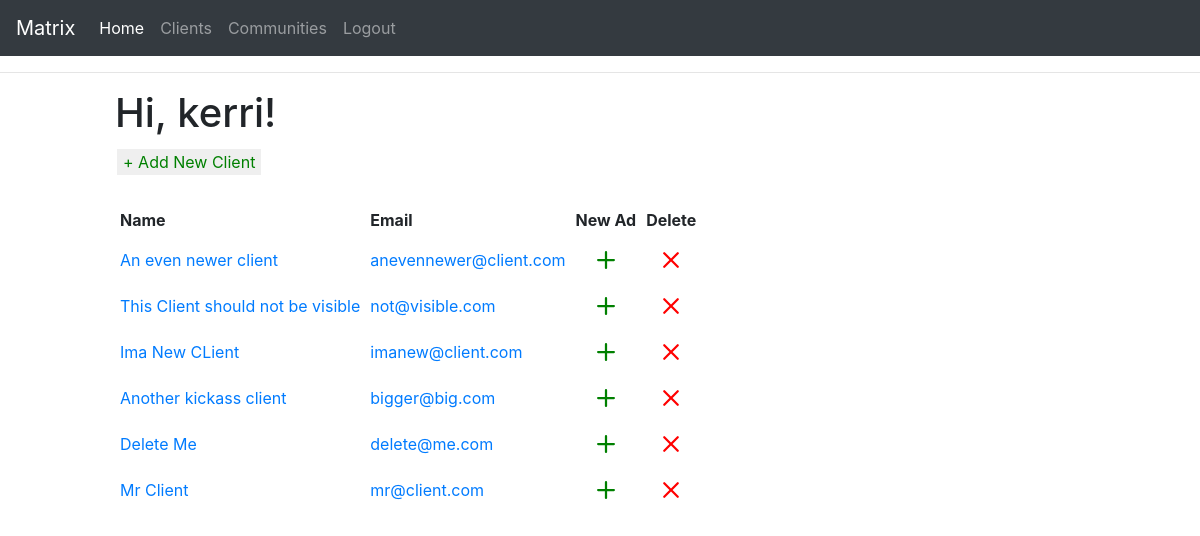
Before: /index (signed in) with the older database file.
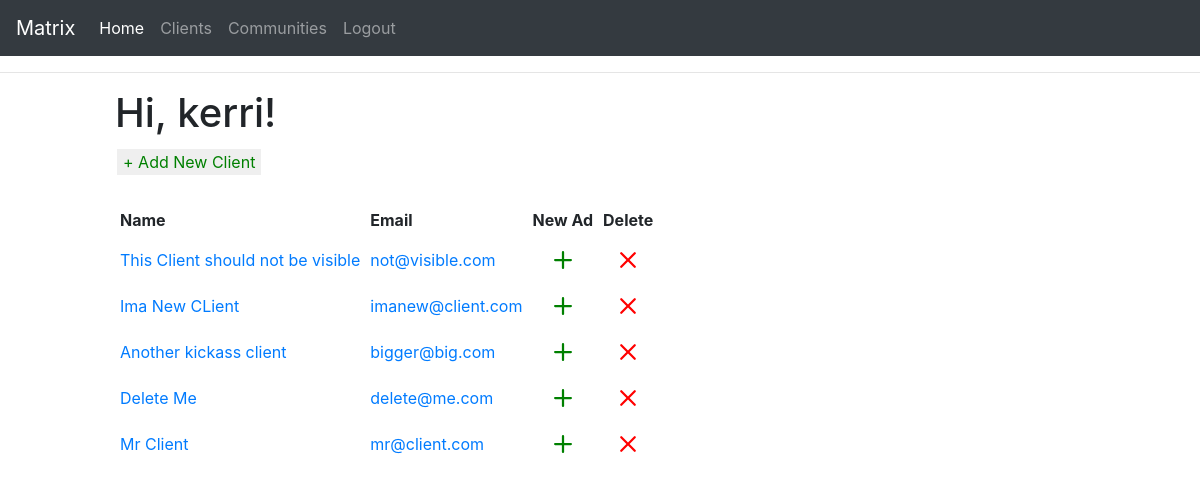
After: the same page with the newer database file.
### app/models/user_models.py (models this page shows, shortened)
class User(UserMixin, db.Model):
    __tablename__ = 'user'
    id: so.Mapped[int] = so.mapped_column(primary_key=True)
    username: so.Mapped[str] = so.mapped_column(sa.String(64), index=True,
                                                unique=True)
    email: so.Mapped[str] = so.mapped_column(sa.String(120), index=True,
                                             unique=True)
    password_hash: so.Mapped[Optional[str]] = so.mapped_column(sa.String(256))

### app/models/client_models.py (models this page shows, shortened)
class Client(db.Model):
    __tablename__ = 'client'
    id: so.Mapped[int] = so.mapped_column(primary_key=True)
    name: so.Mapped[str] = so.mapped_column(sa.String(64))
    email: so.Mapped[str] = so.mapped_column(sa.String(120), index=True,
                                             unique=True)
    password_hash : so.Mapped[Optional[str]] = so.mapped_column(sa.String(256))
    freshbooks_id : so.Mapped[int] = so.mapped_column(default=0)
    created_ts : so.Mapped[datetime] = so.mapped_column(
        index=True, default=lambda: datetime.now(timezone.utc))
    notes: so.WriteOnlyMapped['ClientNotes'] = so.relationship(
        back_populates='client', passive_deletes=True)
    ads: so.WriteOnlyMapped['Ad'] = so.relationship(
        back_populates='client', passive_deletes=True)

### app/routes.py (the view)
@app.route('/')
@app.route('/index')
def index():
    page = request.args.get('page', 1, type=int)
    query = sa.select(Client).order_by(Client.created_ts.desc())
    clients = db.paginate(query, page=page,
                        per_page=10, error_out=False)
    return render_template('index.html', title='Home', clients=clients)

### app/models/user_models.py (called while the page is built)
@login.user_loader
def load_user(id):
    return db.session.get(User, int(id))

### app/templates/index.html
{% extends "base.html" %}
{% block content %}
    <h1>Hi, {{ current_user.username }}!</h1>
    <a href="{{ url_for('add_client') }}"><button class="button"> + Add New Client</button></a>
    <br><br>
    {% include '_clients.html' %}
{% endblock %}

### app/templates/base.html (shortened to what this page needs)
<!doctype html>
<html lang="en">
    <head>
        <link rel="stylesheet" href="https://stackpath.bootstrapcdn.com/bootstrap/4.3.1/css/bootstrap.min.css">
        <link rel="stylesheet" href="{{ url_for('static', filename='css/base.css') }}">
    </head>
    <body>
        <nav class="navbar navbar-expand-lg navbar-dark bg-dark">
            <a class="navbar-brand" href="#">Matrix</a>
            <div class="collapse navbar-collapse" id="navbarSupportedContent">
              <ul class="navbar-nav mr-auto">
                <li class="nav-item active">
                  <a class="nav-link" href="{{ url_for('index') }}">Home <span class="sr-only">(current)</span></a>
                </li>
                {% if current_user.is_anonymous %}
                <li class="nav-item">
                        <a class="nav-link" href="{{ url_for('login') }}">Login</a>
                </li>
                {% else %}
                <li class="nav-item">
                    <a class="nav-link" href="{{ url_for('clients') }}">Clients</a>
                </li>
                <li class="nav-item">
                    <a class="nav-link" href="{{ url_for('communities') }}">Communities</a>
                </li>
                <li class="nav-item">
                    <a class="nav-link" href="{{ url_for('logout') }}">Logout</a>
                </li>
                {% endif %}
              </ul>
            </div>
          </nav>
        <hr>
        <div class="container-fluid">
            <div class="row">
                <div class="col-1">
                </div>
                <div class="col">
                    {% block content %}{% endblock %}
                </div>
            </div>
        </div>
    </body>
</html>

### app/templates/_clients.html (shortened to what this page needs)
{% if current_user.is_anonymous %}
<a class="nav-link" href="{{ url_for('login') }}">Please Log in</a>
{% else %}
    <table cellpadding="5">
        <tr>
            <th>Name</th>
            <th>Email</th>
            <th>New Ad</th>
            <th>Delete</th>
        </tr>
    {% for c in clients %}
    <tr>
    <td><a href="{{ url_for('edit_client', id=c.id) }}">{{ c.name }}</a></td><td><a href="mailto:"{{ c.email }}>{{ c.email }}</a></td>
    <td align="center">
        <a href="{{ url_for('add_ad', client_id=c.id) }}">
        <svg xmlns="http://www.w3.org/2000/svg" width="36" height="36" fill="green" class="bi bi-plus" viewBox="0 0 16 16">
            <path d="M8 4a.5.5 0 0 1 .5.5v3h3a.5.5 0 0 1 0 1h-3v3a.5.5 0 0 1-1 0v-3h-3a.5.5 0 0 1 0-1h3v-3A.5.5 0 0 1 8 4"/>
        </svg></a>
    </td>
    <td align="center">
    <a href="{{ url_for('delete_client', id=c.id) }}"
            onclick="return confirm('Do you want to permanently delete client?');" title="Delete Client">
                <svg xmlns="http://www.w3.org/2000/svg" width="36" height="36" fill="red" class="bi bi-x" viewBox="0 0 16 16">
                    <path d="M4.646 4.646a.5.5 0 0 1 .708 0L8 7.293l2.646-2.647a.5.5 0 0 1 .708.708L8.707 8l2.647 2.646a.5.5 0 0 1-.708.708L8 8.707l-2.646 2.647a.5.5 0 0 1-.708-.708L7.293 8 4.646 5.354a.5.5 0 0 1 0-.708"/>
                </svg></a>
        </td>
    </tr>
    {% endfor %}
    </table>
{% endif %}

### app/static/css/base.css (style rules this page uses)
.button { border: none; color: green; text-align: center; text-decoration: none; display: inline-block; font-size: 16px; margin: 4px 2px; cursor: pointer; }

Changed rows visible on the page:
removed Client: name "An even newer client", email "anevennewer@client.com"
